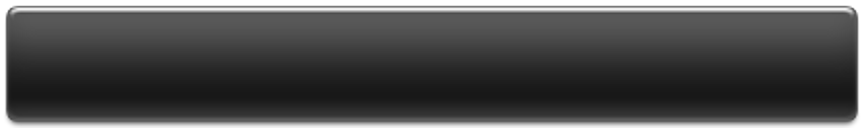
#> input picture resources/apps_list.png, 864 x 128 px
$ python gen_assets.py resources resources
#> lines starting #> are read from the running program, lines starting #| are printed output that depends on the picture
#!/usr/bin/env python3

import sys
from PIL import Image
from pathlib import Path

def asset_to_bin(path, new_path):
    im = Image.open(path).convert("RGBA")
#> im is the input picture: PIL image 864x128 RGBA; mean R, G, B, A 41.4, 41.4, 41.4, 206.1

    # Convert to BGRA
    r, g, b, a = im.split()
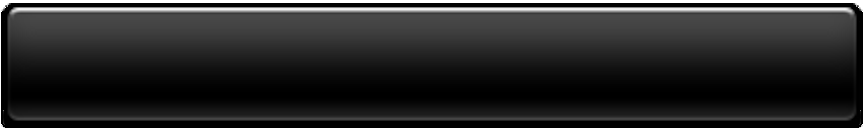
#> r: PIL image 864x128 L; min 0, max 255, mean 41.4
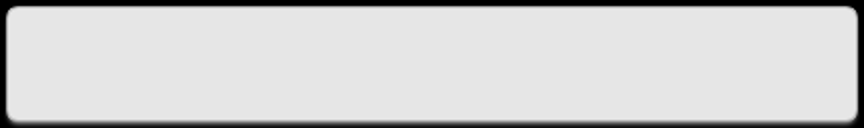
#> a: PIL image 864x128 L; min 0, max 234, mean 206.1
    im = Image.merge("RGBA", (b, g, r, a))

    with new_path.open("wb") as f:
        f.write(im.tobytes())

if __name__ == "__main__":
    usage = "Usage: gen_assets.py <resources folder> <assets folder>"

    if len(sys.argv) < 3:
        print(usage)
        sys.exit(1)

    res_dir = Path(sys.argv[1])
    if not res_dir.is_dir():
        print(usage)
        sys.exit(1)

    assets_dir = Path(sys.argv[2])
    if not assets_dir.exists():
        assets_dir.mkdir()

    for p in res_dir.glob("*"):
        asset_to_bin(p, Path(assets_dir, f"{p.stem}.bin"))
#> pass 2 of the loop `for p in res_dir.glob("*"):`:
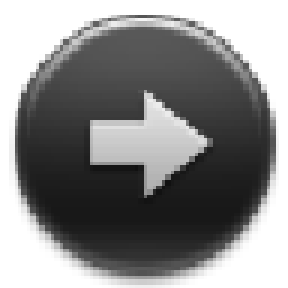
#> input picture resources/apps_next.png, 96 x 96 px (shown 3 times larger)
#> in asset_to_bin, im is the input picture: PIL image 96x96 RGBA; mean R, G, B, A 35.1, 35.1, 35.1, 151.2
#> in asset_to_bin (call 2), `r, g, b, a = im.split()`:
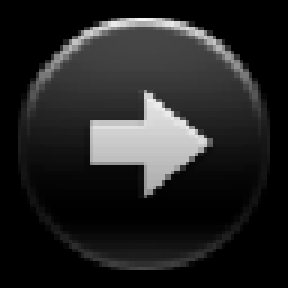
#> r: PIL image 96x96 L (shown 3 times larger); min 0, max 246, mean 35.1
#> in asset_to_bin (call 2), `r, g, b, a = im.split()`:
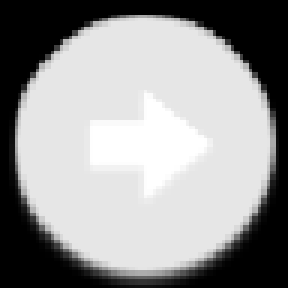
#> a: PIL image 96x96 L (shown 3 times larger); min 0, max 255, mean 151.2
